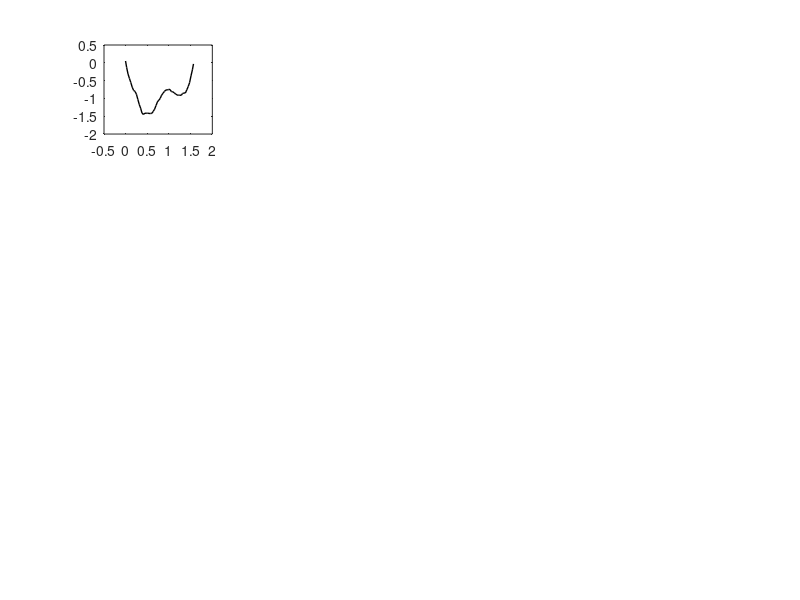

MATLAB code for this plot: (Note: this script raises an error after producing the figure.)
close all; clear all; clc
atWork = 0;
print_on = 1;

colorBlue = '#0000FF';
colorRed = '#FF0000';
colorBlack = '#000000';
colorGreen = '#009A17';
colorOrange = '#FF6600';
pt = 1.0;
FS = 10;

%% Plot Setup:
if atWork == 1
    figPos1 = [-1900, 100, 600, 700]; % Work
    figPos2 = [-1250, 400, 600, 600];
    figPos3 = [-600, 400, 600, 600];
    figPos4 = [-1900, 100, 600, 600];
    figPos5 = [-1250, 100, 600, 600];
    figPos6 = [-600, 100, 600, 300];
else
    figPos1 = [2600, 150, 600, 700]; % Home
    figPos2 = [-1250, 500, 600, 600];
    figPos3 = [-600, 500, 600, 600];
    figPos4 = [-1900, 150, 600, 600];
    figPos5 = [-1250, 150, 600, 600];
    figPos6 = [-600, 150, 600, 300];
end

%%
load young_results.mat
load old_results.mat
load FL_results.mat
load NFL_results.mat

youngIndex = 3;
oldIndex = 4;
NFLIndex = 3;
FLIndex = 2;

tlim = [0 1.5];
qlim = [-1.0 1.0];
plim = [-17 15];
young.index = 2;
old.index = 2;
NFL.index = 2;
FL.index = 2;
young.work = young.work_resistance_dV_Array;
old.work = old.work_resistance_dV_Array;
NFL.work = NFL.work_resistance_dV_Array;
FL.work = FL.work_resistance_dV_Array;

%%
figure('Position',figPos1)
% young
subplot(4,4,1)
plot(young.time(1:young.exp_point),young.pressure(young.index,1:young.exp_point),'Color',colorBlack,'Linewidth',pt,'Linestyle','-'); hold on
plot(young.time(1:young.exp_point(young.index)-1),young.Peff_Array{1, young.index},'Color',colorRed,'Linewidth',pt,'Linestyle','-.')
xlabel('t (s)')
ylabel('P (cmH_2O)')
leg1 = legend('P_{alv}','P_{eff}','FontSize',12,...
    'Orientation','horizontal');
legend boxoff
leg1.Position(1:2) = [.65 .24];
xlim(tlim)
ylim(plim)
grid on
set(gca,'FontSize',FS);
subplot(4,4,5)
plot(young.time(1:young.exp_point),young.flow(young.index,1:young.exp_point),'Color',colorBlack,'Linewidth',pt,'Linestyle','-'); hold on
xlabel('t (s)')
ylabel('Q (L/s)')
xlim(tlim)
ylim(qlim)
grid on
set(gca,'FontSize',FS);
subplot(4,4,9)
plot(young.time(1:young.exp_point),young.volume(young.index,1:young.exp_point),'Color',colorBlack,'Linewidth',pt,'Linestyle','-'); hold on
xlabel('t (s)')
ylabel('V (L/s)')
xlim(tlim)
ylim([0 0.8])
grid on
set(gca,'FontSize',FS);

% old
subplot(4,4,2)
plot(old.time(1:young.exp_point),old.pressure(old.index,1:old.exp_point),'Color',colorBlack,'Linewidth',pt,'Linestyle','-'); hold on
plot(old.time(1:old.exp_point(old.index)-1),old.Peff_Array{1, old.index},'Color',colorRed,'Linewidth',pt,'Linestyle','-.')
% plot(old.time(1:young.exp_point(young.index)-1),-old.R1insp(old.index)*old.flow(1:young.exp_point(young.index)-1),'Color',colorBlack,'Linewidth',pt,'Linestyle','--')
% plot(old.time(old.exp_point(old.index):end),-old.resistance(old.index,old.exp_point(old.index):end).*old.flow(old.index,old.exp_point(old.index):end),'Color',colorRed,'Linewidth',pt,'Linestyle','--')
xlabel('t (s)')
ylabel('P (cmH_2O)')
xlim(tlim)
ylim(plim)
grid on
set(gca,'FontSize',FS);
subplot(4,4,6)
plot(old.time(1:young.exp_point),old.flow(old.index,1:old.exp_point),'Color',colorBlack,'Linewidth',pt,'Linestyle','-'); hold on
xlabel('t (s)')
ylabel('Q (L/s)')
xlim(tlim)
ylim(qlim)
grid on
set(gca,'FontSize',FS);
subplot(4,4,10)
plot(old.time(1:young.exp_point),old.volume(old.index,1:old.exp_point),'Color',colorBlack,'Linewidth',pt,'Linestyle','-'); hold on
xlabel('t (s)')
ylabel('V (L/s)')
xlim(tlim)
ylim([0 0.8])
grid on
set(gca,'FontSize',FS);


% NFL
subplot(4,4,3)
plot(NFL.time(1:young.exp_point),NFL.pressure(NFL.index,1:NFL.exp_point),'Color',colorBlack,'Linewidth',pt,'Linestyle','-'); hold on
plot(NFL.time(1:NFL.exp_point(NFL.index)-1),NFL.Peff_Array{1, NFL.index},'Color',colorRed,'Linewidth',pt,'Linestyle','-.')
% plot(NFL.time(1:young.exp_point(young.index)-1),-NFL.R1insp(NFL.index)*NFL.flow(1:young.exp_point(young.index)-1),'Color',colorBlack,'Linewidth',pt,'Linestyle','--')
% plot(NFL.time(NFL.exp_point(NFL.index):end),-NFL.resistance(NFL.index,NFL.exp_point(NFL.index):end).*NFL.flow(NFL.index,NFL.exp_point(NFL.index):end),'Color',colorRed,'Linewidth',pt,'Linestyle','--')
xlabel('t (s)')
ylabel('P_{alv} (cmH_2O)')
xlim(tlim)
ylim(plim)
grid on
set(gca,'FontSize',FS);
subplot(4,4,7)
plot(NFL.time(1:young.exp_point),NFL.flow(NFL.index,1:NFL.exp_point),'Color',colorBlack,'Linewidth',pt,'Linestyle','-'); hold on
xlabel('t (s)')
ylabel('Q (L/s)')
xlim(tlim)
ylim(qlim)
grid on
set(gca,'FontSize',FS);
subplot(4,4,11)
plot(NFL.time(1:young.exp_point),NFL.volume(NFL.index,1:NFL.exp_point),'Color',colorBlack,'Linewidth',pt,'Linestyle','-'); hold on
xlabel('t (s)')
ylabel('V (L/s)')
xlim(tlim)
ylim([0 0.8])
grid on
set(gca,'FontSize',FS);


% FL
subplot(4,4,4)
plot(FL.time(1:young.exp_point),FL.pressure(FL.index,1:FL.exp_point),'Color',colorBlack,'Linewidth',pt,'Linestyle','-'); hold on
plot(FL.time(1:FL.exp_point(FL.index)-1),FL.Peff_Array{1, FL.index},'Color',colorRed,'Linewidth',pt,'Linestyle','-.')
% plot(FL.time(1:young.exp_point(young.index)-1),-FL.R1insp(FL.index)*FL.flow(1:young.exp_point(young.index)-1),'Color',colorBlack,'Linewidth',pt,'Linestyle','--')
% plot(FL.time(FL.exp_point(FL.index):end),-FL.resistance(FL.index,FL.exp_point(FL.index):end).*FL.flow(FL.index,FL.exp_point(FL.index):end),'Color',colorRed,'Linewidth',pt,'Linestyle','--')
xlabel('t (s)')
ylabel('P_{alv} (cmH_2O)')
xlim(tlim)
ylim(plim)
grid on
set(gca,'FontSize',FS);
subplot(4,4,8)
plot(FL.time(1:young.exp_point),FL.flow(FLIndex,1:FL.exp_point),'Color',colorBlack,'Linewidth',pt,'Linestyle','-'); hold on
xlabel('t (s)')
ylabel('Q (L/s)')
xlim(tlim)
ylim(qlim)
grid on
set(gca,'FontSize',FS);
subplot(4,4,12)
plot(FL.time(1:young.exp_point),FL.volume(FL.index,1:FL.exp_point),'Color',colorBlack,'Linewidth',pt,'Linestyle','-'); hold on
xlabel('t (s)')
ylabel('V (L/s)')
xlim(tlim)
ylim([0 0.8])
grid on
set(gca,'FontSize',FS);




titleSettings = {'HorizontalAlignment','center','EdgeColor','none','FontSize',12};
annotation('textbox','Position',[0.0 0.1 0.440 0.880],'String','young',titleSettings{:})

titleSettings = {'HorizontalAlignment','center','EdgeColor','none','FontSize',12};
annotation('textbox','Position',[0.0 0.1 0.86 0.880],'String','old',titleSettings{:})

titleSettings = {'HorizontalAlignment','center','EdgeColor','none','FontSize',12};
annotation('textbox','Position',[0.0 0.1 1.28 0.880],'String','NFL',titleSettings{:})

titleSettings = {'HorizontalAlignment','center','EdgeColor','none','FontSize',12};
annotation('textbox','Position',[0.0 0.1 1.700 0.880],'String','FL',titleSettings{:})

% titleSettings = {'HorizontalAlignment','center','EdgeColor','none','FontSize',12};
% annotation('textbox','Position',[0.0 0.1 1.230 0.880],'String','NFL',titleSettings{:})
% 
% titleSettings = {'HorizontalAlignment','center','EdgeColor','none','FontSize',12};
% annotation('textbox','Position',[0.0 0.1 1.630 0.880],'String','FL',titleSettings{:})
%        
if print_on ==1
    print('-r400','-dpng','pressuresALL.png');
else 
end


       